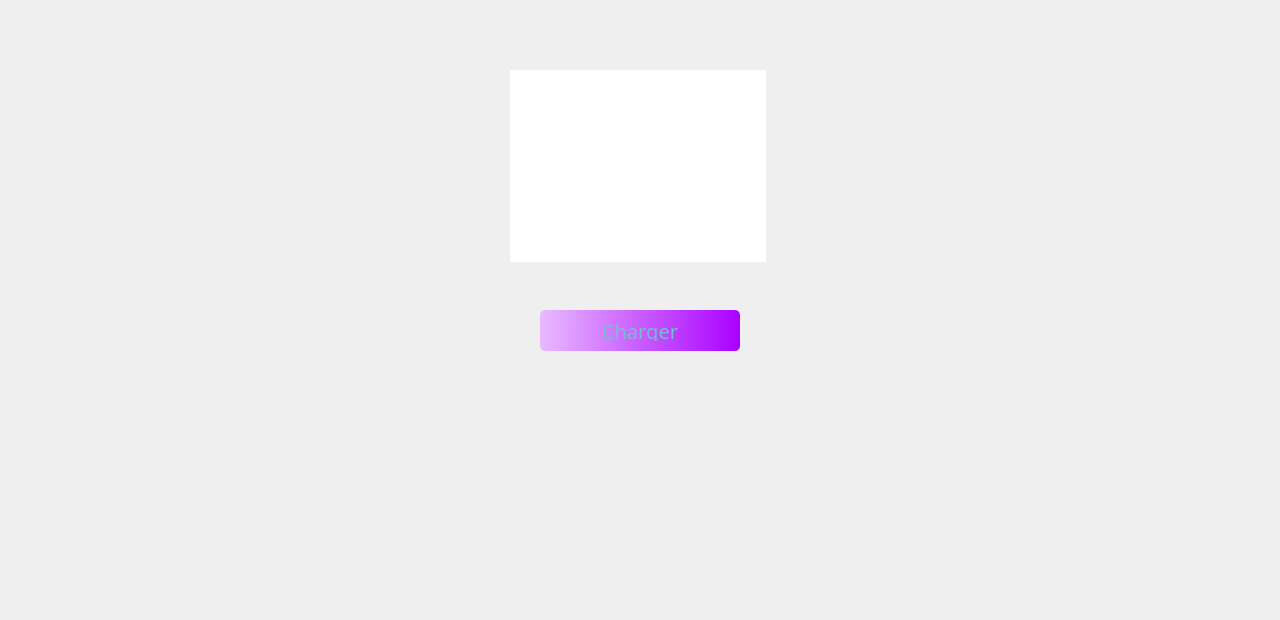
     <widget class="QWidget" name="pagecharger">
      <widget class="QWidget" name="verticalLayoutWidget_10">
       <property name="geometry">
        <rect>
         <x>10</x>
         <y>10</y>
         <width>1261</width>
         <height>601</height>
        </rect>
       </property>
       <layout class="QGridLayout" name="gridLayout_12">
        <property name="leftMargin">
         <number>100</number>
        </property>
        <property name="rightMargin">
         <number>100</number>
        </property>
        <property name="bottomMargin">
         <number>100</number>
        </property>
        <item row="1" column="0">
         <layout class="QHBoxLayout" name="horizontalLayout_6">
          <property name="spacing">
           <number>100</number>
          </property>
          <property name="leftMargin">
           <number>100</number>
          </property>
          <property name="rightMargin">
           <number>100</number>
          </property>
          <item>
           <layout class="QVBoxLayout" name="verticalLayout_2">
            <item>
             <widget class="QFrame" name="frame_5">
              <property name="styleSheet">
               <string notr="true">border:none;</string>
              </property>
              <property name="frameShape">
               <enum>QFrame::StyledPanel</enum>
              </property>
              <property name="frameShadow">
               <enum>QFrame::Raised</enum>
              </property>
              <widget class="QPushButton" name="BtnCharger">
               <property name="geometry">
                <rect>
                 <x>330</x>
                 <y>300</y>
                 <width>200</width>
                 <height>41</height>
                </rect>
               </property>
               <property name="minimumSize">
                <size>
                 <width>200</width>
                 <height>0</height>
                </size>
               </property>
               <property name="maximumSize">
                <size>
                 <width>200</width>
                 <height>100</height>
                </size>
               </property>
               <property name="font">
                <font>
                 <family>Quicksand Medium</family>
                 <pointsize>15</pointsize>
                </font>
               </property>
               <property name="styleSheet">
                <string notr="true">QPushButton#BtnCharger {
    background-color: qlineargradient(spread:pad, x1:0, y1:0.477, x2:1, y2:0.483, stop:0 rgba(232, 186, 255, 255), stop:1 rgba(170, 0, 255, 255));
	border:none;
	border-radius: 5px;
	padding:10px;
	color : #70bfcb;
}

QPushButton#BtnCharger:hover {
    background-color: #9c2579;
}

QPushButton#BtnCharger:pressed {
    background-color: #9c2579;     
}

</string>
               </property>
               <property name="text">
                <string>Charger</string>
               </property>
              </widget>
              <widget class="QListWidget" name="listWidget_2">
               <property name="geometry">
                <rect>
                 <x>300</x>
                 <y>60</y>
                 <width>256</width>
                 <height>192</height>
                </rect>
               </property>
              </widget>
             </widget>
            </item>
           </layout>
          </item>
         </layout>
        </item>
       </layout>
      </widget>
     </widget>
